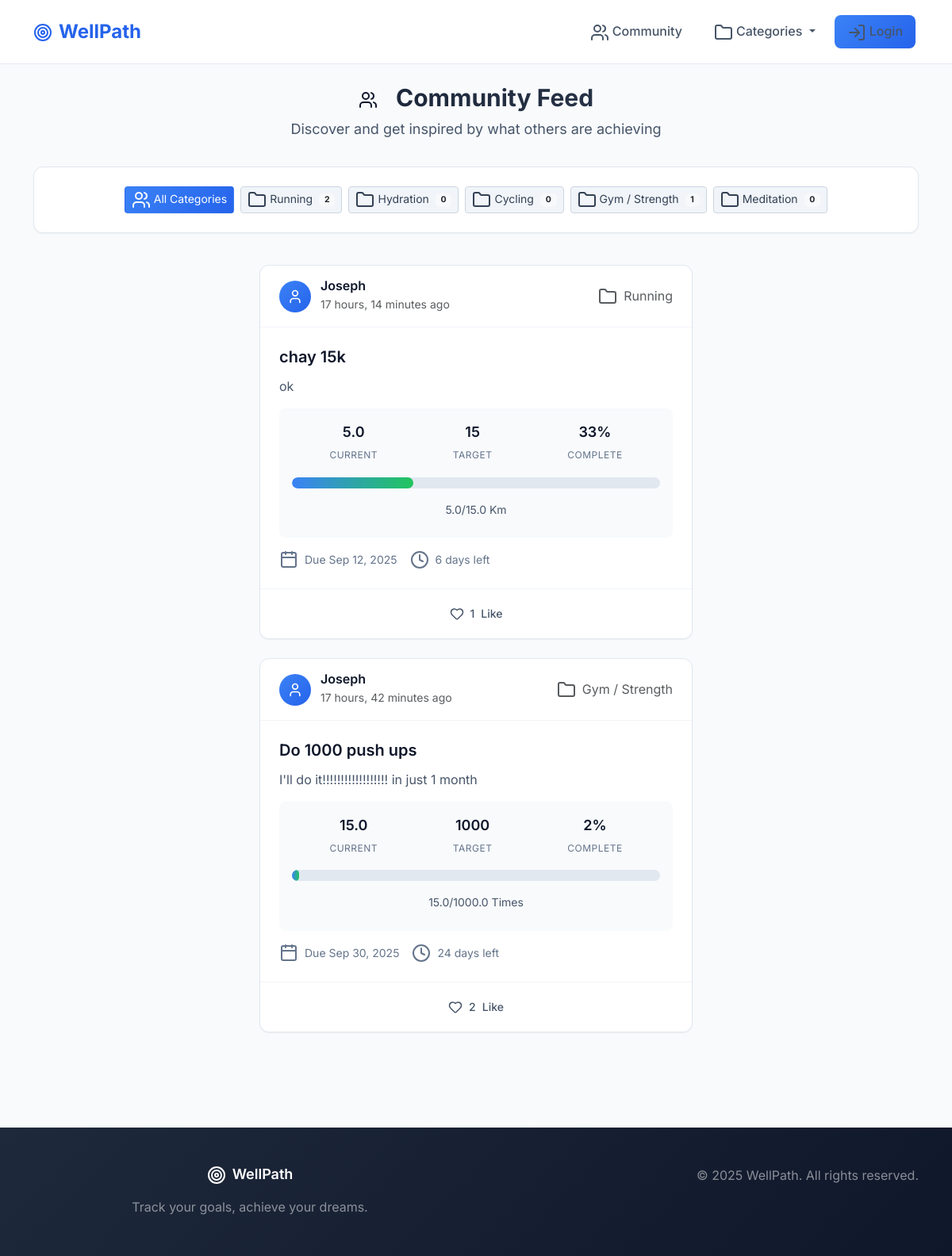
/feed/, run on the app's committed database.
### goals/models.py (models this page shows, shortened)
class Category(models.Model):
    order = models.PositiveIntegerField(default=0)
    cat = models.CharField(max_length=64, unique=True)
    slug = models.SlugField(max_length=70, unique=True, blank=True)
    units = models.ManyToManyField("Unit", blank=True, related_name="categories")
    @property
    def active_goals_count(self):
        return sum(1 for goal in self.goals.filter(is_public=True) if goal.status == "active")
    class Meta:
        ordering = ["order"]

class Goal(models.Model):
    user = models.ForeignKey(User, on_delete=models.CASCADE)
    title = models.CharField(max_length=100)
    description = models.TextField(blank=True)
    category = models.ForeignKey(
        Category,
        on_delete=models.CASCADE,
        blank=True,
        null=True,
        related_name="goals"
    )
    unit = models.ForeignKey(
        Unit,
        on_delete=models.CASCADE,
        null=True,
        blank=True,
        related_name="goals"
    )
    target_value = models.FloatField()
    current_value = models.FloatField(default=0)
    deadline = models.DateField(null=True, blank=True)
    is_public = models.BooleanField(default=True)
    created_at = models.DateTimeField(auto_now_add=True)
    finished_at = models.DateTimeField(null=True, blank=True)
    def days_remaining(self):
        if self.deadline:
            delta = self.deadline - now().date()
            return delta.days
        return None
    def get_current_value(self):
        return sum(p.value for p in self.progresses.all())
    def is_completed(self):
        return self.get_current_value() >= self.target_value
    def is_overdue(self):
        return self.deadline is not None and self.deadline < now().date() and not self.is_completed()
    @property
    def status(self):
        if self.is_completed():
            return "completed"
        elif self.is_overdue():
            return "overdue"
        return "active"
    @property
    def likes_count(self):
        return self.likes.count()
    @property
    def comments_count(self):
        return self.comments.count()

class Progress(models.Model):
    user = models.ForeignKey(User, on_delete=models.CASCADE)
    goal = models.ForeignKey(Goal, on_delete=models.CASCADE, related_name="progresses")
    value = models.FloatField()
    date = models.DateField(default=now)
    class Meta:
        constraints = [
            models.UniqueConstraint(fields=['user', 'goal', 'date'], name='unique_daily_progress')
        ]

class User(AbstractUser):
    pass

class Unit(models.Model):
    order = models.PositiveIntegerField(default=0)
    name = models.CharField(max_length=20)  # km, kg, ml, days
    class Meta:
        ordering = ['order']
        verbose_name_plural = "Categories"

### goals/views.py (the view)
# urls.py: path("feed/", views.feed, name="feed"),
def feed(request):
    all_goals = Goal.objects.filter(is_public=True).order_by("-created_at")
    all_goals = [goal for goal in all_goals if goal.status == "active"]
    feed_goals = []
    categories = Category.objects.all()
    today = now().date()
    page_number = request.GET.get('page', 1)
    paginator = Paginator(all_goals,2)
    page_obj = paginator.get_page(page_number)
    for goal in page_obj.object_list:
        total_progress = goal.get_current_value()
        if goal.target_value > 0:
            progress_percent = min(100, (total_progress / goal.target_value) * 100)
        else:
            progress_percent = 0
        days_remaining = goal.days_remaining()
        feed_goals.append({
            "id": goal.id,
            "title": goal.title,
            "description": goal.description,
            "category": goal.category,
            "unit": goal.unit,
            "target_value": goal.target_value,
            "deadline": goal.deadline,
            "days_remaining": days_remaining,
            "total_progress": total_progress,
            "progress_percent": progress_percent,
            "user": goal.user,
            "created_at": goal.created_at,
            "finished_at": goal.finished_at,
            "likes_count": goal.likes_count,
            "is_liked": request.user.is_authenticated and goal.is_liked_by(request.user),
            "comments_count": goal.comments_count,
            "is_completed": goal.is_completed(),
            "is_overdue": goal.is_overdue(),
            "status": goal.status,
        })
    return render(request, "goals/feed.html", {
        "goals": feed_goals,
        "categories": categories,
        'page_obj': page_obj
    })

### goals/views.py (called while the page is built)
def categories_context(request):
    return {'categories': Category.objects.all()}

### goals/templates/goals/feed.html (shortened to what this page needs)
{% extends 'goals/base.html' %}
{% load static %}
{% block content %}
<div class="container">
    <div class="page-header">
        <h1 class="page-title">
            <i data-lucide="users" class="me-3"></i>
            Community Feed
        </h1>
        <p class="page-subtitle">Discover and get inspired by what others are achieving</p>
    </div>
    <div class="modern-card mb-4">
        <div class="modern-card-body">
            <div class="d-flex flex-wrap gap-2 justify-content-center">
                <span class="btn btn-primary-modern btn-sm">
                    <i data-lucide="users" class="me-1"></i>All Categories
                </span>
                {% for category in categories %}
                <a href="{% url 'category' category.slug %}" class="btn btn-secondary-modern btn-sm">
                    <i data-lucide="folder" class="me-1"></i>{{ category.cat }}
                    <span class="badge bg-light text-dark ms-1">{{ category.active_goals_count }}</span>
                </a>
                {% endfor %}
            </div>
        </div>
    </div>
    <div class="social-feed">
        <div class="row justify-content-center">
            <div class="col-lg-8 col-xl-6">
                {% include 'goals/_feed_card.html' with goals=goals %}
            </div>
        </div>
    </div>
</div>
{% endblock %}

### goals/templates/goals/_feed_card.html (shortened to what this page needs)
{% for goal in goals %}
<div class="social-post" data-goal-id="{{ goal.id }}">
    <div class="social-post-header">
        <div class="d-flex align-items-center">
            <div class="user-avatar">
                <i data-lucide="user" style="width: 20px; height: 20px;"></i>
            </div>
            <div class="user-info">
                <h6 class="username mb-0">{{ goal.user.username }}</h6>
                <small class="text-muted">{{ goal.created_at|timesince }} ago</small>
            </div>
        </div>
        {% if goal.category %}
        <a href="{% url 'category' goal.category.slug %}" class="text-muted text-decoration-none">
        <div class="post-status">
            <div class="meta-item">
                <i data-lucide="folder" class="me-1"></i>
                <span>{{ goal.category.cat }}</span>
            </div>
        </div>
        </a>
        {% endif %}
    </div>
    <div class="social-post-content">
        <h4 class="post-title">
            <a href="{% if user.is_authenticated %}{% url 'goal_detail' goal.id %}{% else %}{% url 'login' %}?next={% url 'goal_detail' goal.id %}{% endif %}"
               class="text-decoration-none">
                {{ goal.title }}
            </a>
        </h4>
        <p class="post-description">{{ goal.description }}</p>
        <div class="progress-section">
            <div class="progress-stats">
                <div class="stat-item">
                    <span class="stat-value">{{ goal.total_progress|floatformat:1 }}</span>
                    <span class="stat-label">Current</span>
                </div>
                <div class="stat-item">
                    <span class="stat-value">{{ goal.target_value|floatformat:0 }}</span>
                    <span class="stat-label">Target</span>
                </div>
                <div class="stat-item">
                    <span class="stat-value">{{ goal.progress_percent|floatformat:0 }}%</span>
                    <span class="stat-label">Complete</span>
                </div>
            </div>
            <div class="progress-bar-container">
                <div class="modern-progress">
                    <div class="modern-progress-bar"
                         style="width: {% if goal.progress_percent > 0 %}{{ goal.progress_percent|floatformat:0 }}{% else %}2{% endif %}%;"></div>
                </div>
                <div class="progress-text">
                    <span>{{ goal.total_progress|floatformat:1 }}/{{ goal.target_value }} {{ goal.unit.name }}</span>
                </div>
            </div>
        </div>
        <div class="goal-meta-info">
            {% if goal.deadline %}
            <div class="meta-item">
                <i data-lucide="calendar" class="me-1"></i>
                <span>Due {{ goal.deadline|date:"M d, Y" }}</span>
            </div>
            {% endif %}
            {% if goal.days_remaining %}
            <div class="meta-item">
                <i data-lucide="clock" class="me-1"></i>
                <span>{{ goal.days_remaining }} days left</span>
            </div>
            {% endif %}
        </div>
    </div>
    <div class="social-post-actions">
        <button class="action-btn like-btn {% if goal.is_liked %}liked{% endif %}"
                data-goal-id="{{ goal.id }}"
                data-like-url="{% url 'like_goal' goal.id %}">
            <i data-lucide="heart" class="action-icon"></i>
            <span class="like-count">{{ goal.likes_count }}</span>
            <span class="action-text">Like</span>
        </button>
    </div>
</div>
{% endfor %}

### data on the page
Category: cat "Running", active_goals_count "2", category.cat "Running"
Category: cat "Hydration", active_goals_count "0"
Category: cat "Cycling", active_goals_count "0"
Category: cat "Gym / Strength", active_goals_count "1", category.cat "Gym / Strength"
Category: cat "Meditation", active_goals_count "0"
User: user.username "Joseph" "Joseph"
Goal: created_at "17 hours, 14 minutes", title "chay 15k", description "ok", target_value "15", target_value "15.0", deadline "Sep 12, 2025"
Unit: unit.name "Km"
Goal: created_at "17 hours, 42 minutes", title "Do 1000 push ups", description "I'll do it!!!!!!!!!!!!!!!!!! in just 1 month", target_value "1000", target_value "1000.0", deadline "Sep 30, 2025"
Unit: unit.name "Times"

### other printed values
{{ goal.total_progress|floatformat:1 }} "5.0" "15.0"
{{ goal.progress_percent|floatformat:0 }} "33" "2"
{{ goal.days_remaining }} "6" "24"
{{ goal.likes_count }} "1" "2"
